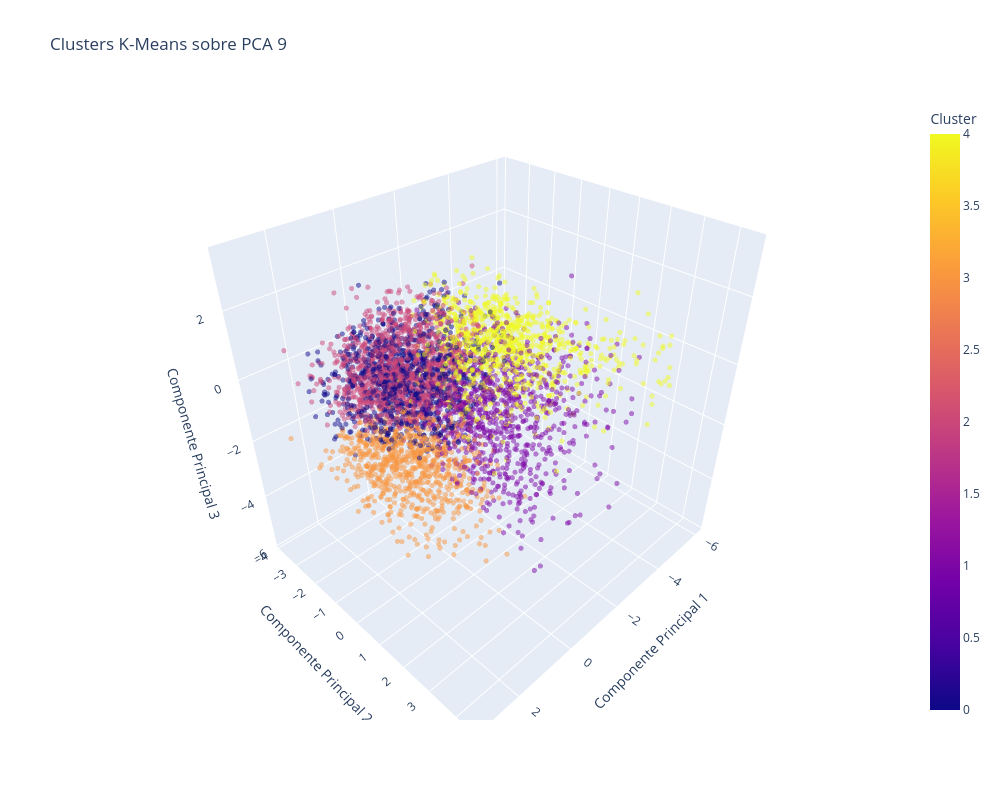

Write notebook code for a chart like this one.
### Code cell
fig = px.scatter_3d(
    df_muestra_pca9,
    x="PC1",
    y="PC2",
    z="PC3",
    color="cluster",
    title="Clusters K-Means sobre PCA 9",
    labels={
        "PC1": "Componente Principal 1",
        "PC2": "Componente Principal 2",
        "PC3": "Componente Principal 3",
        "cluster": "Cluster"
    },
    opacity=0.5
)

fig.update_traces(
    marker=dict(size=3)
)

fig.update_layout(
    width=1000,
    height=800
)

fig.show()

### Figure 1 — Plotly figure (JSON) as saved in the notebook; plotly's stock layout.template omitted (floating-point values rounded to 4 significant figures; data arrays with more than 128 entries replaced by an {"elided": "..."} marker saying what was removed)
{"data": [{"hovertemplate": "Componente Principal 1=%{x}<br>Componente Principal 2=%{y}<br>Componente Principal 3=%{z}<br>Cluster=%{marker.color}<extra></extra>", "legendgroup": "", "marker": {"color": {"elided": "5000 int values"}, "coloraxis": "coloraxis", "opacity": 0.5, "size": 3, "symbol": "circle"}, "mode": "markers", "name": "", "scene": "scene", "showlegend": false, "type": "scatter3d", "x": {"elided": "5000 float values"}, "y": {"elided": "5000 float values"}, "z": {"elided": "5000 float values"}}], "layout": {"coloraxis": {"colorbar": {"title": {"text": "Cluster"}}, "colorscale": [[0, "#0d0887"], [0.1111, "#46039f"], [0.2222, "#7201a8"], [0.3333, "#9c179e"], [0.4444, "#bd3786"], [0.5556, "#d8576b"], [0.6667, "#ed7953"], [0.7778, "#fb9f3a"], [0.8889, "#fdca26"], [1, "#f0f921"]]}, "height": 800, "legend": {"tracegroupgap": 0}, "scene": {"domain": {"x": [0, 1], "y": [0, 1]}, "xaxis": {"title": {"text": "Componente Principal 1"}}, "yaxis": {"title": {"text": "Componente Principal 2"}}, "zaxis": {"title": {"text": "Componente Principal 3"}}}, "title": {"text": "Clusters K-Means sobre PCA 9"}, "width": 1000}}
